Frame 1 (no input): blank canvas, image omitted
Frame 60 (the mouse pressed at the canvas centre just before this capture): blank canvas, image omitted
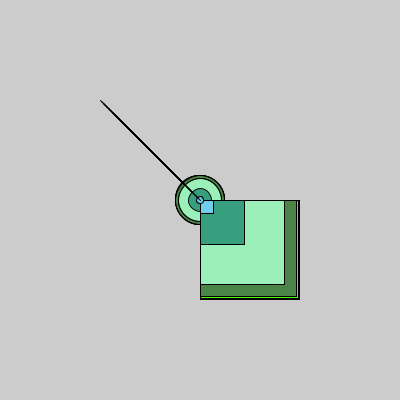
Frame 120 (the mouse held since frame 60 and released just before this capture)

The Processing sketch whose frames 1 and 60 were blank and that drew this single picture after the mouse press (run headless with seeded random() and noise(); from frame 60 on, the mouse is pressed at the canvas centre):

// Processing sketch: dibujoEnMouse
// ── dibujoEnMouse.pde
float s;

void setup() {
  size(400, 400);
}

void draw() {
  //background(255);
  s = random(100);
  fill(random(255), random(255), random(255));

  if (mousePressed) {
    rect(mouseX, mouseY, s, s);
    ellipse(mouseX, mouseY, s/2, s/2);
    line(mouseX, mouseY, mouseX-s, mouseY-s);
    point(mouseX+s, mouseY+s);
  }
  
}
